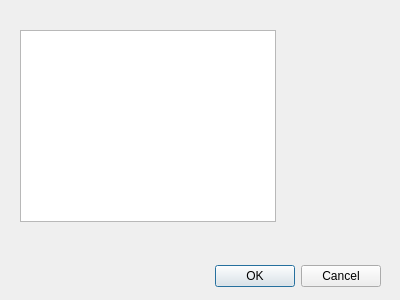
<?xml version="1.0" encoding="UTF-8"?>
<ui version="4.0">
 <class>RandMov</class>
 <widget class="QDialog" name="RandMov">
  <property name="geometry">
   <rect>
    <x>0</x>
    <y>0</y>
    <width>400</width>
    <height>300</height>
   </rect>
  </property>
  <property name="windowTitle">
   <string>Dialog</string>
  </property>
  <widget class="QTableView" name="tableView">
   <property name="geometry">
    <rect>
     <x>20</x>
     <y>30</y>
     <width>256</width>
     <height>192</height>
    </rect>
   </property>
  </widget>
  <widget class="QDialogButtonBox" name="buttonBox">
   <property name="geometry">
    <rect>
     <x>40</x>
     <y>260</y>
     <width>341</width>
     <height>32</height>
    </rect>
   </property>
   <property name="orientation">
    <enum>Qt::Horizontal</enum>
   </property>
   <property name="standardButtons">
    <set>QDialogButtonBox::Cancel|QDialogButtonBox::Ok</set>
   </property>
  </widget>
 </widget>
 <resources/>
 <connections/>
</ui>
